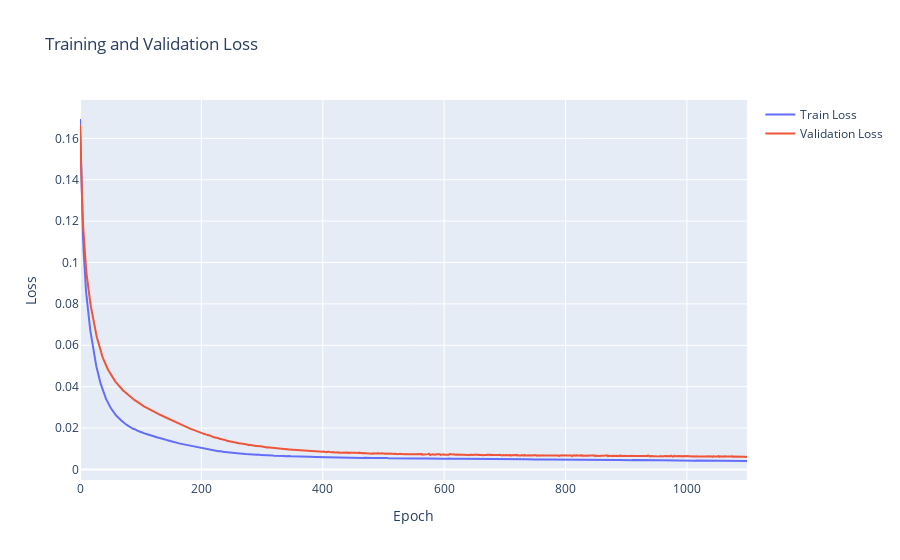

Notebook code cell kept with this figure:
### Code cell
fig = go.Figure()
fig.add_trace(go.Scatter(x=np.arange(len(train_losses)), y=train_losses, mode='lines', name='Train Loss'))
fig.add_trace(go.Scatter(x=np.arange(len(val_losses)), y=val_losses, mode='lines', name='Validation Loss'))
fig.update_layout(title='Training and Validation Loss', xaxis_title='Epoch', yaxis_title='Loss')
fig.show()

### Figure 1 — Plotly figure (JSON) as saved in the notebook; plotly's stock layout.template omitted (floating-point values rounded to 4 significant figures; data arrays with more than 128 entries replaced by an {"elided": "..."} marker saying what was removed)
{"data": [{"mode": "lines", "name": "Train Loss", "type": "scatter", "x": {"elided": "1100 int values"}, "y": {"elided": "1100 float values"}}, {"mode": "lines", "name": "Validation Loss", "type": "scatter", "x": {"elided": "1100 int values"}, "y": {"elided": "1100 float values"}}], "layout": {"title": {"text": "Training and Validation Loss"}, "xaxis": {"title": {"text": "Epoch"}}, "yaxis": {"title": {"text": "Loss"}}}}
